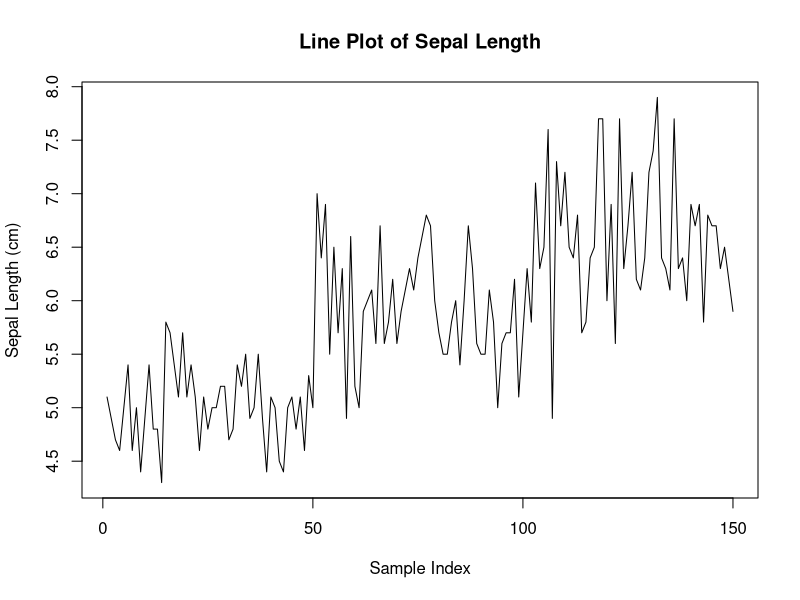
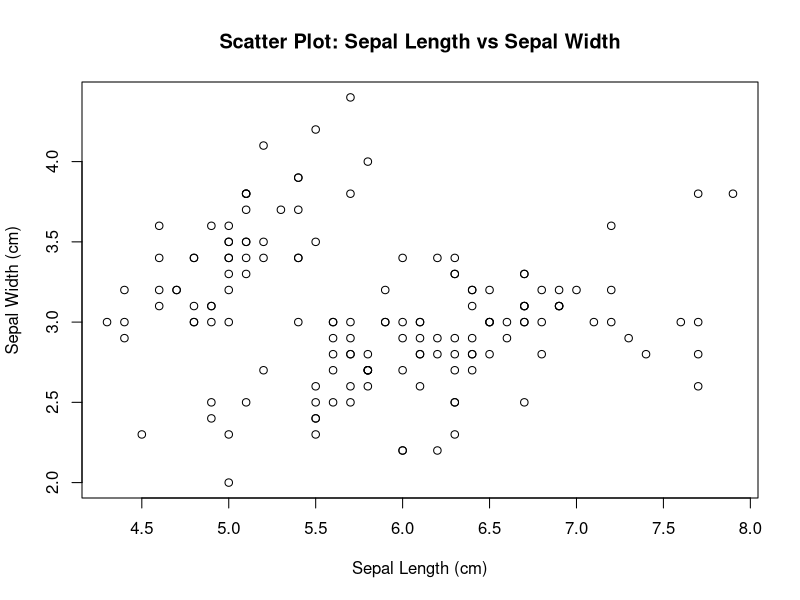
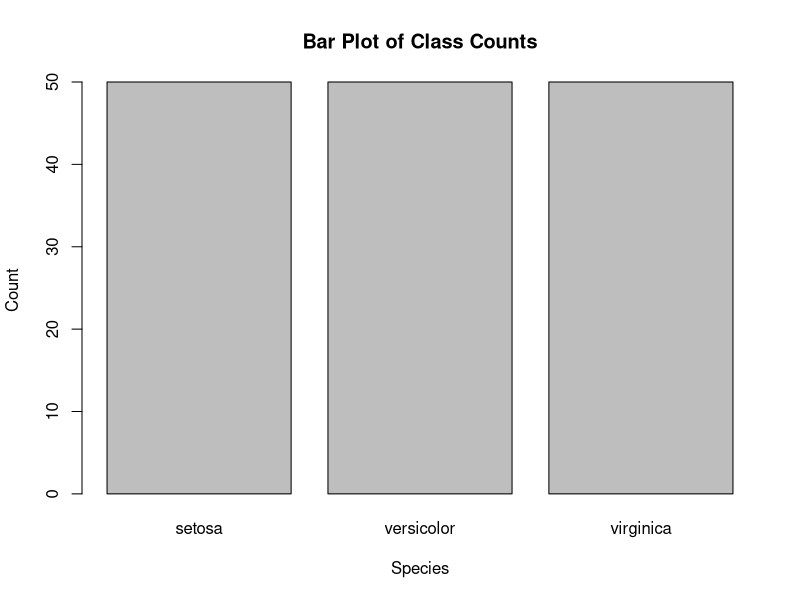
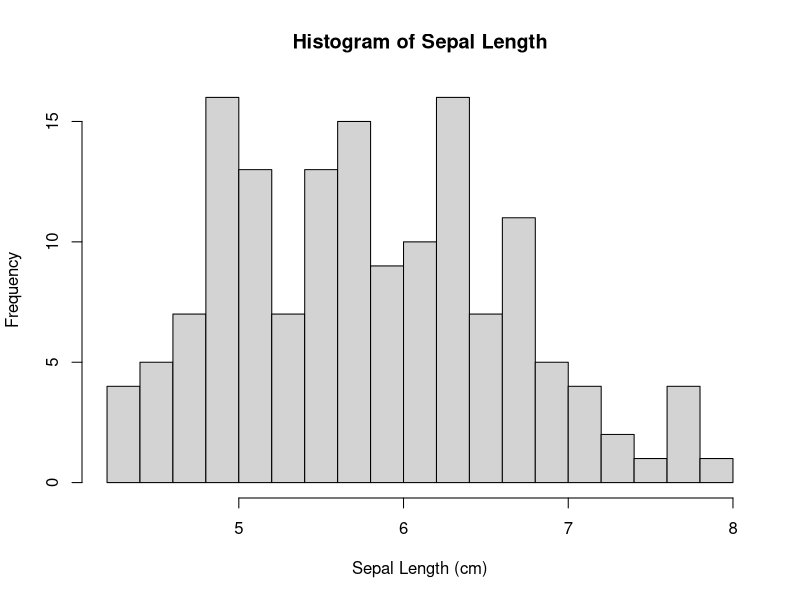
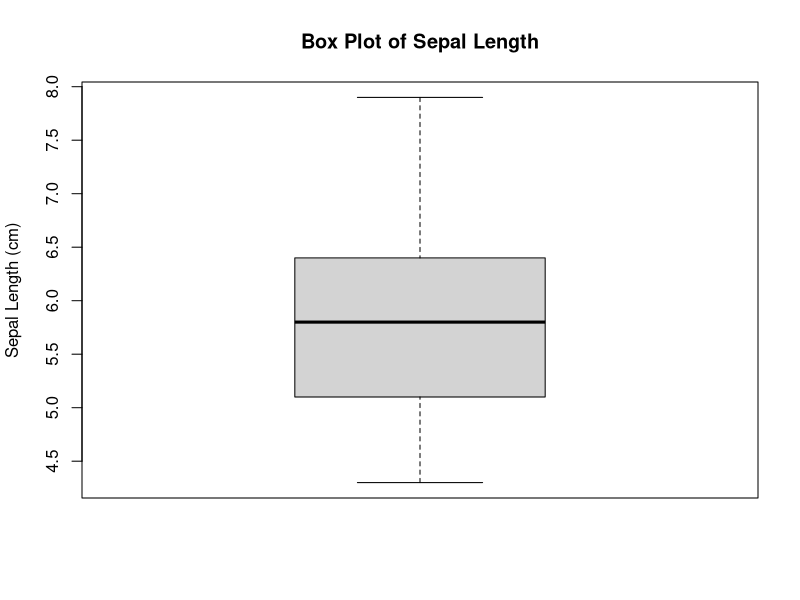

The R script that drew these images, in order:
print(iris)

# 1. Line plot
plot(iris$Sepal.Length, type = "l", main = "Line Plot of Sepal Length", 
     xlab = "Sample Index", ylab = "Sepal Length (cm)")

# 2. Scatter plot
plot(iris$Sepal.Length, iris$Sepal.Width, main = "Scatter Plot: Sepal Length vs Sepal Width", 
     xlab = "Sepal Length (cm)", ylab = "Sepal Width (cm)")

# 3. Bar plot
barplot(table(iris$Species), main = "Bar Plot of Class Counts", 
        xlab = "Species", ylab = "Count")

# 4. Histogram
hist(iris$Sepal.Length, breaks = 20, main = "Histogram of Sepal Length", 
     xlab = "Sepal Length (cm)", ylab = "Frequency")

# 5. Box plot
boxplot(iris$Sepal.Length, main = "Box Plot of Sepal Length", 
        ylab = "Sepal Length (cm)")
